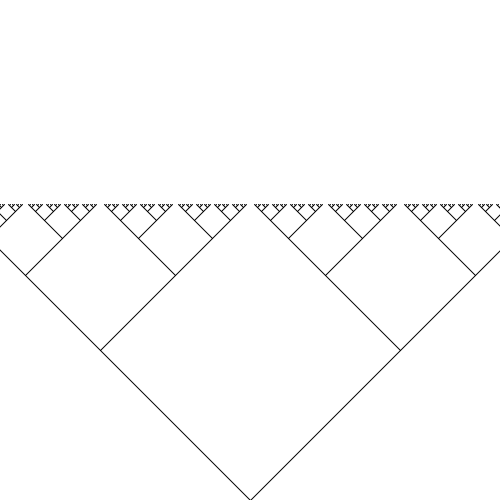
Frame 1 (no input)
Frame 60 (the mouse pressed at the canvas centre just before this capture): identical to frame 1, image omitted
Frame 120 (the mouse held since frame 60 and released just before this capture): identical to frame 1, image omitted

The Processing sketch that drew this single still picture (run headless with seeded random() and noise(); from frame 60 on, the mouse is pressed at the canvas centre):

// Processing sketch: Fork
// ── Fork.pde
void setup() {
  size(500, 500);
  fill(0, 0);
  stroke(0);
  smooth();
}

void draw() {
  background(255);
  drawFork(width/2, height, 150, 0);
}

void drawFork(int x, int y, int w, int i) {
  if(w > 1) {
    drawFork(x - w, y - w, w / 2, i + 1);
    drawFork(x + w, y - w, w / 2, i + 1);
  }
  line(x-w, y-w, x, y);
  line(x, y, x+w, y-w);
}
